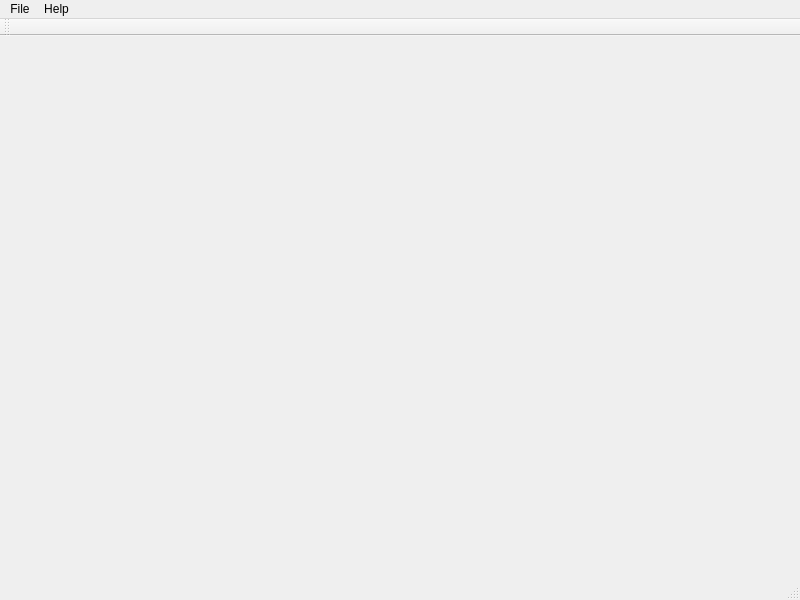
<?xml version="1.0" encoding="UTF-8"?>
<ui version="4.0">
 <class>MainWindow</class>
 <widget class="QMainWindow" name="MainWindow">
  <property name="geometry">
   <rect>
    <x>0</x>
    <y>0</y>
    <width>800</width>
    <height>600</height>
   </rect>
  </property>
  <property name="windowTitle">
   <string>MainWindow</string>
  </property>
  <widget class="QWidget" name="centralwidget"/>
  <widget class="QMenuBar" name="menubar">
   <property name="geometry">
    <rect>
     <x>0</x>
     <y>0</y>
     <width>800</width>
     <height>21</height>
    </rect>
   </property>
   <widget class="QMenu" name="menuFile">
    <property name="title">
     <string>File</string>
    </property>
    <addaction name="actionNew"/>
    <addaction name="actionOpen"/>
    <addaction name="separator"/>
    <addaction name="actionExit"/>
   </widget>
   <widget class="QMenu" name="menuEdit">
    <property name="title">
     <string>Help</string>
    </property>
    <widget class="QMenu" name="menuAbout">
     <property name="title">
      <string>About</string>
     </property>
     <addaction name="actionAbout_Software"/>
     <addaction name="actionAbout_QT"/>
    </widget>
    <addaction name="menuAbout"/>
   </widget>
   <addaction name="menuFile"/>
   <addaction name="menuEdit"/>
  </widget>
  <widget class="QStatusBar" name="statusbar"/>
  <widget class="QToolBar" name="toolBar">
   <property name="windowTitle">
    <string>toolBar</string>
   </property>
   <attribute name="toolBarArea">
    <enum>TopToolBarArea</enum>
   </attribute>
   <attribute name="toolBarBreak">
    <bool>false</bool>
   </attribute>
  </widget>
  <action name="actionNew">
   <property name="text">
    <string>New</string>
   </property>
  </action>
  <action name="actionOpen">
   <property name="text">
    <string>Open</string>
   </property>
  </action>
  <action name="actionExit">
   <property name="text">
    <string>Exit</string>
   </property>
  </action>
  <action name="actionAbout_Software">
   <property name="text">
    <string>About Software</string>
   </property>
  </action>
  <action name="actionAbout_QT">
   <property name="text">
    <string>About QT</string>
   </property>
  </action>
 </widget>
 <resources/>
 <connections/>
</ui>
